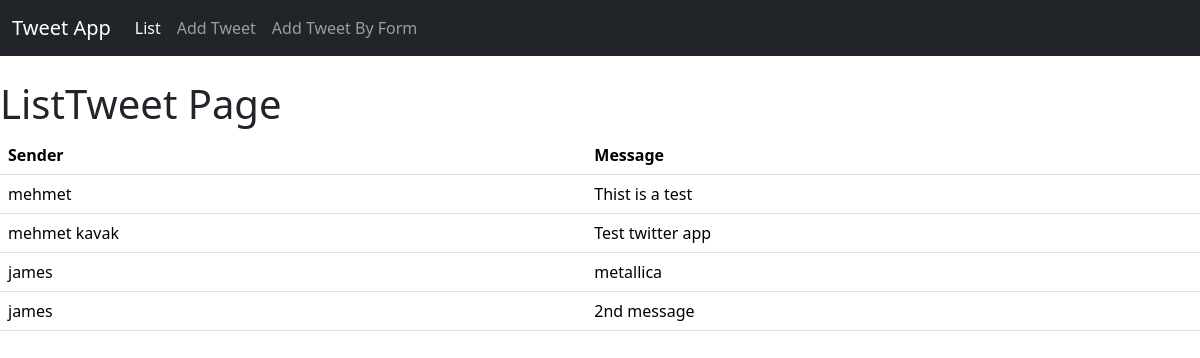
/tweetapp/, run on an earlier commit of the app's database.
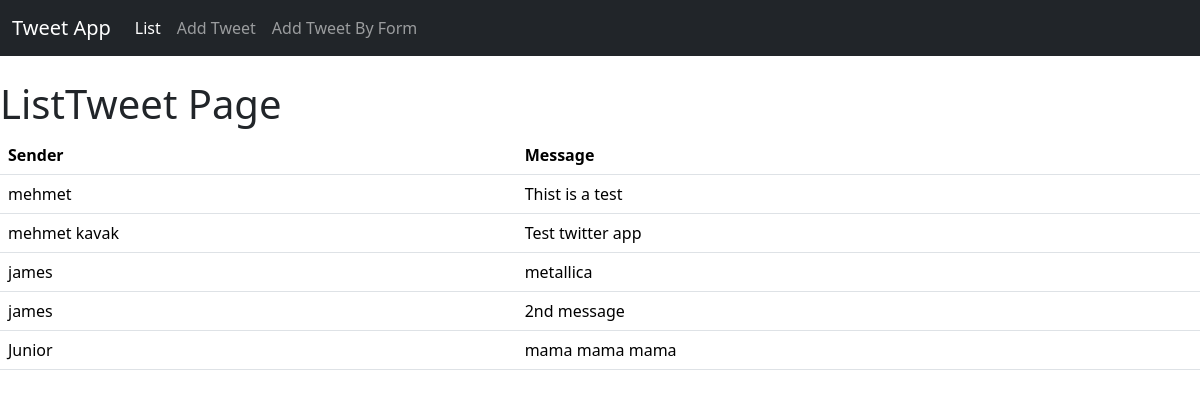
And on a later commit of the database.
### tweetapp/models.py (models this page shows, shortened)
class Tweet(models.Model):
    nickname = models.CharField(max_length=50)
    message = models.CharField(max_length=100)

### tweetapp/views.py (the view)
# urls.py: path("", views.list_tweet, name="listtweet"),
def list_tweet(request):
    all_tweets = models.Tweet.objects.all()
    tweet_dict = { "tweets": all_tweets}
    return render(request,'tweetapp/listtweet.html', context=tweet_dict)

### tweetapp/templates/tweetapp/listtweet.html
{% extends 'base.html' %}
{% block content %}
<h1>ListTweet Page</h1>
<table class="table">
    <thead>
      <tr>
        <th scope="col">Sender</th>
        <th scope="col">Message</th>
      </tr>
    </thead>
    <tbody>
        {% for tweet in tweets%}
      <tr>
        <td>{{tweet.nickname}}</td>
        <td>{{tweet.message}}</td>
      </tr>
        {% endfor %}
    </tbody>
  </table>
{% endblock %}

### templates/base.html (shortened to what this page needs)
<html lang="en">
<head>
    <link href="https://cdn.jsdelivr.net/npm/bootstrap@5.3.2/dist/css/bootstrap.min.css" rel="stylesheet">
</head>
<body>
    <nav class="navbar navbar-expand-md navbar-dark bg-dark mb-4">
        <div class="container-fluid">
          <a class="navbar-brand" href="{% url 'tweetapp:listtweet' %}">Tweet App</a>
          <div class="collapse navbar-collapse" id="navbarCollapse">
            <ul class="navbar-nav me-auto mb-2 mb-md-0">
              <li class="nav-item">
                <a {% if request.resolver_match.url_name == 'listtweet' %} class="nav-link active" {% else %} class="nav-link" {% endif %}  aria-current="page" href="{% url 'tweetapp:listtweet' %}">List</a>
              </li>
              <li class="nav-item">
                <a {% if request.resolver_match.url_name == 'addtweet' %} class="nav-link active" {% else %} class="nav-link" {% endif %}  href="{% url 'tweetapp:addtweet' %}">Add Tweet</a>
              </li>
              <li class="nav-item">
                <a {% if request.resolver_match.url_name == 'addtweetbyform' %} class="nav-link active" {% else %} class="nav-link" {% endif %}  href="{% url 'tweetapp:addtweetbyform' %}">Add Tweet By Form</a>
              </li>
            </ul>
          </div>
        </div>
      </nav>
    {% block content %}
    {% endblock %}
</body>
</html>

What changed in the data, as far as the page shows it:
added Tweet: nickname "Junior", message "mama mama mama"
